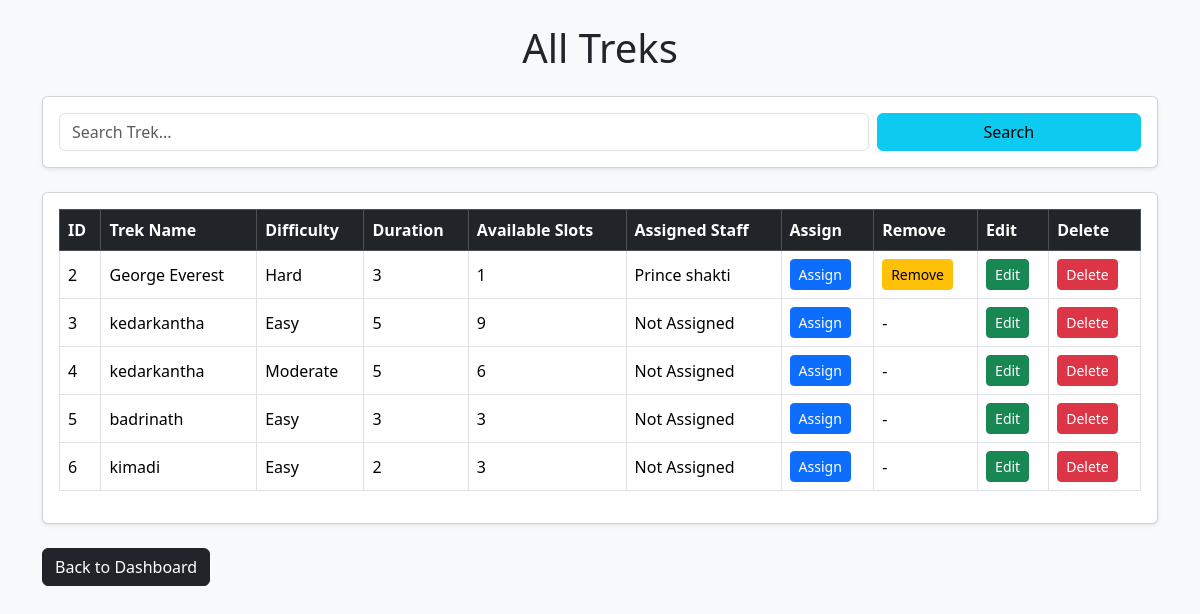
The app's page /admin/treks (signed in) with its own data.
### models/models.py (models this page shows)
class Trek(db.Model):
    __tablename__ = "treks"
    id = db.Column(db.Integer, primary_key=True)
    trek_name = db.Column(db.String(100), nullable=False)
    location = db.Column(db.String(100))
    difficulty = db.Column(db.String(50))
    duration_days = db.Column(db.Integer)
    available_slots = db.Column(db.Integer)
    status = db.Column(db.String(20),default="Open")
    progress_status = db.Column(db.String(20),default="Not Started")
    assigned_staff_id = db.Column(db.Integer,db.ForeignKey("users.id"))
    bookings = db.relationship(           #defines relationship b/w trek and bookings bcoz  1 trek can have multi booking
        "Booking",
        backref="trek",
        lazy=True
    )

class User(db.Model, UserMixin):
    __tablename__ = "users"
    id = db.Column(db.Integer, primary_key=True)
    full_name = db.Column(db.String(100), nullable=False)
    email = db.Column(db.String(120), unique=True, nullable=False)
    password = db.Column(db.String(255), nullable=False)
    role = db.Column(db.String(20), nullable=False)
    status = db.Column(db.String(20),default="approved")
    created_at = db.Column(db.DateTime, default=datetime.utcnow)
    bookings = db.relationship(         #defines relationship b/w user and bookings bcoz  1 user can have multi bookings
        "Booking",
        backref="user",
        lazy=True
    )
    assigned_treks = db.relationship(     #defines relationship b/w staff and treks bcoz  1 staff can be assign multi treks
    "Trek",
    foreign_keys="Trek.assigned_staff_id",
    backref="assigned_staff",
    lazy=True
    )

### controllers/auth.py (the view)
@auth.route("/admin/treks")
@login_required
def view_treks():
    if current_user.role != "Admin":
        return "Access Denied"
    search = request.args.get("search")
    if search:
        treks = Trek.query.filter(
            Trek.trek_name.ilike(f"%{search}%")
        ).all()
    else:
        treks = Trek.query.all()
    return render_template(
        "view_treks.html",
        treks=treks
    )

### main.py (called while the page is built)
@login_manager.user_loader
def load_user(user_id):
    return db.session.get(User, int(user_id))

### templates/view_treks.html (shortened to what this page needs)
<!DOCTYPE html>
<html lang="en">
<head>
    <link href="https://cdn.jsdelivr.net/npm/bootstrap@5.3.3/dist/css/bootstrap.min.css"
          rel="stylesheet">
</head>
<body class="bg-light">
<div class="container py-4">
    <h1 class="text-center mb-4">
        All Treks
    </h1>
    <div class="card shadow-sm mb-4">
        <div class="card-body">
            <form method="GET">
                <div class="row g-2">
                    <div class="col-12 col-md-9">
                        <input type="text"
                               name="search"
                               class="form-control"
                               placeholder="Search Trek...">
                    </div>
                    <div class="col-12 col-md-3">
                        <button type="submit"
                                class="btn btn-info w-100">
                            Search
                        </button>
                    </div>
                </div>
            </form>
        </div>
    </div>
    <div class="card shadow-sm">
        <div class="card-body">
            <div class="table-responsive">
                <table class="table table-bordered table-hover align-middle">
                    <thead class="table-dark">
                        <tr>
                            <th>ID</th>
                            <th>Trek Name</th>
                            <th>Difficulty</th>
                            <th>Duration</th>
                            <th>Available Slots</th>
                            <th>Assigned Staff</th>
                            <th>Assign</th>
                            <th>Remove</th>
                            <th>Edit</th>
                            <th>Delete</th>
                        </tr>
                    </thead>
                    <tbody>
                        {% for trek in treks %}
                        <tr>
                            <td>{{ trek.id }}</td>
                            <td>{{ trek.trek_name }}</td>
                            <td>{{ trek.difficulty }}</td>
                            <td>{{ trek.duration_days }}</td>
                            <td>{{ trek.available_slots }}</td>
                            <td>
                                {% if trek.assigned_staff %}
                                    {{ trek.assigned_staff.full_name }}
                                {% else %}
                                    Not Assigned
                                {% endif %}
                            </td>
                            <td>
                                <a href="/admin/assign_staff/{{ trek.id }}"
                                   class="btn btn-sm btn-primary">
                                    Assign
                                </a>
                            </td>
                            <td>
                                {% if trek.assigned_staff %}
                                    <a href="/admin/remove_staff/{{ trek.id }}"
                                       class="btn btn-sm btn-warning">
                                        Remove
                                    </a>
                                {% else %}
                                    -
                                {% endif %}
                            </td>
                            <td>
                                <a href="/admin/edit_trek/{{ trek.id }}"
                                   class="btn btn-sm btn-success">
                                    Edit
                                </a>
                            </td>
                            <td>
                                <a href="/admin/delete_trek/{{ trek.id }}"
                                   class="btn btn-sm btn-danger">
                                    Delete
                                </a>
                            </td>
                        </tr>
                        {% endfor %}
                    </tbody>
                </table>
            </div>
        </div>
    </div>
    <div class="mt-4">
        <a href="/admin/dashboard"
           class="btn btn-dark">
            Back to Dashboard
        </a>
    </div>
</div>
</body>
</html>

### records on screen
Trek: id "2", trek_name "George Everest", difficulty "Hard", duration_days "3", available_slots "1", assigned_staff.full_name "Prince shakti"
Trek: id "3", trek_name "kedarkantha", difficulty "Easy", duration_days "5", available_slots "9", shows "Not Assigned"
Trek: id "4", trek_name "kedarkantha", difficulty "Moderate", duration_days "5", available_slots "6", shows "Not Assigned"
Trek: id "5", trek_name "badrinath", difficulty "Easy", duration_days "3", available_slots "3", shows "Not Assigned"
Trek: id "6", trek_name "kimadi", difficulty "Easy", duration_days "2", available_slots "3", shows "Not Assigned"
